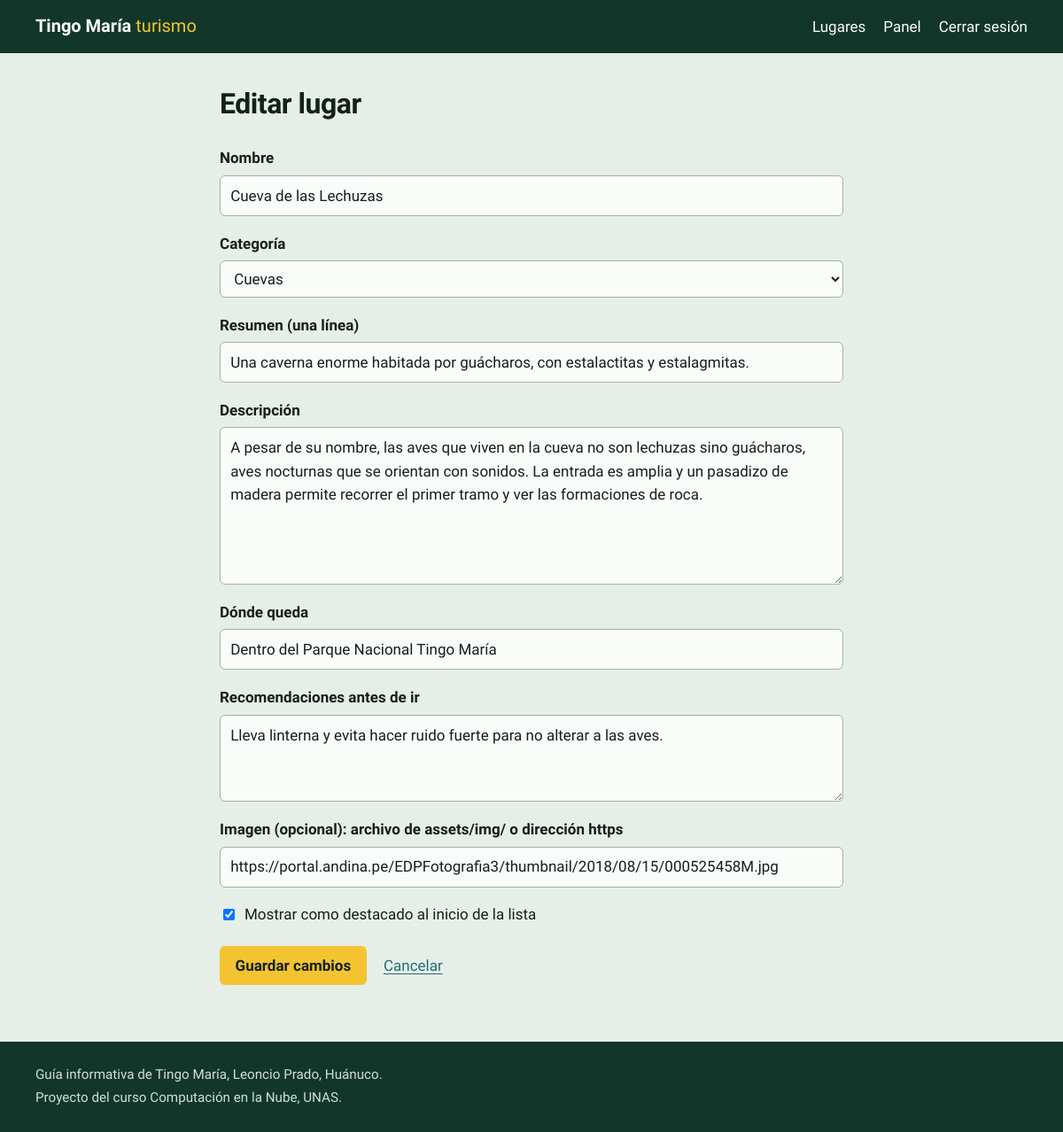
Page /admin/form.php?id=3 (signed in) on the committed database.
### tables this page shows
CREATE TABLE lugares (
  id              INT UNSIGNED AUTO_INCREMENT PRIMARY KEY,
  categoria_id    INT UNSIGNED NOT NULL,
  nombre          VARCHAR(120) NOT NULL,
  resumen         VARCHAR(255) NOT NULL,
  descripcion     TEXT NOT NULL,
  ubicacion       VARCHAR(200) NOT NULL DEFAULT '',
  recomendaciones TEXT NULL,
  imagen_url      VARCHAR(500) NULL,
  destacado       TINYINT(1) NOT NULL DEFAULT 0,
  creado_en       TIMESTAMP NOT NULL DEFAULT CURRENT_TIMESTAMP,
  CONSTRAINT fk_lugar_categoria FOREIGN KEY (categoria_id) REFERENCES categorias(id)
);

CREATE TABLE categorias (
  id     INT UNSIGNED AUTO_INCREMENT PRIMARY KEY,
  nombre VARCHAR(60) NOT NULL UNIQUE
);

### includes/db.php (called while the page is built, shortened)
<?php
function db(): PDO
{
    static $pdo = null;
    if ($pdo === null) {
        $dsn = 'mysql:host=' . DB_HOST . ';dbname=' . DB_NAME . ';charset=utf8mb4';
        try {
            $pdo = new PDO($dsn, DB_USER, DB_PASS, [
                PDO::ATTR_ERRMODE            => PDO::ERRMODE_EXCEPTION,
                PDO::ATTR_DEFAULT_FETCH_MODE => PDO::FETCH_ASSOC,
                PDO::ATTR_EMULATE_PREPARES   => false,
            ]);
        } catch (PDOException $ex) {
            error_log('Error de conexión a la BD: ' . $ex->getMessage());
            http_response_code(500);
            exit('No se pudo conectar a la base de datos. Revisa los datos de config.php.');
        }
    }
    return $pdo;
}

### includes/funciones.php (called while the page is built, shortened)
<?php
require_once __DIR__ . '/db.php';
function e(?string $texto): string
{
    return htmlspecialchars($texto ?? '', ENT_QUOTES, 'UTF-8');
}
function categorias(): array
{
    return db()->query('SELECT id, nombre FROM categorias ORDER BY nombre')->fetchAll();
}

### admin/form.php (the view, shortened to what this page needs)
<?php
require_once __DIR__ . '/../includes/funciones.php';
$id   = isset($_GET['id']) ? (int) $_GET['id'] : 0;
$cats = categorias();
$lugar = ['categoria_id' => 0, 'nombre' => '', 'resumen' => '', 'descripcion' => '',
          'ubicacion' => '', 'recomendaciones' => '', 'imagen_url' => '', 'destacado' => 0];
if ($id > 0) {
    $stmt = db()->prepare('SELECT * FROM lugares WHERE id = ?');
    $stmt->execute([$id]);
    $encontrado = $stmt->fetch();
    $lugar = $encontrado;
}
require __DIR__ . '/../includes/header.php';
?>
<section class="contenedor panel panel--medio">
    <h1><?= $id > 0 ? 'Editar lugar' : 'Agregar lugar' ?></h1>
    <form method="post" class="formulario">
        <label for="nombre">Nombre</label>
        <input id="nombre" name="nombre" maxlength="120" required value="<?= e($lugar['nombre']) ?>">
        <label for="categoria_id">Categoría</label>
        <select id="categoria_id" name="categoria_id" required>
            <?php foreach ($cats as $c): ?>
                <option value="<?= (int) $c['id'] ?>" <?= (int) $lugar['categoria_id'] === (int) $c['id'] ? 'selected' : '' ?>><?= e($c['nombre']) ?></option>
            <?php endforeach; ?>
        </select>
        <label for="resumen">Resumen (una línea)</label>
        <input id="resumen" name="resumen" maxlength="255" required value="<?= e($lugar['resumen']) ?>">
        <label for="descripcion">Descripción</label>
        <textarea id="descripcion" name="descripcion" rows="6" required><?= e($lugar['descripcion']) ?></textarea>
        <label for="ubicacion">Dónde queda</label>
        <input id="ubicacion" name="ubicacion" maxlength="200" value="<?= e($lugar['ubicacion']) ?>">
        <label for="recomendaciones">Recomendaciones antes de ir</label>
        <textarea id="recomendaciones" name="recomendaciones" rows="3"><?= e($lugar['recomendaciones']) ?></textarea>
        <label for="imagen_url">Imagen (opcional): archivo de assets/img/ o dirección https</label>
        <input id="imagen_url" name="imagen_url" maxlength="500" placeholder="assets/img/foto.jpg" value="<?= e($lugar['imagen_url']) ?>">
        <label class="casilla">
            <input type="checkbox" name="destacado" <?= $lugar['destacado'] ? 'checked' : '' ?>>
            Mostrar como destacado al inicio de la lista
        </label>
        <div class="formulario__acciones">
            <button class="boton" type="submit"><?= $id > 0 ? 'Guardar cambios' : 'Agregar lugar' ?></button>
            <a href="index.php">Cancelar</a>
        </div>
    </form>
</section>
<?php require __DIR__ . '/../includes/footer.php'; ?>

### assets/css/estilos.css (style rules this page uses)
:root { --selva: #12372a; --rio: #1f6f78; --niebla: #e6eee8; --papel: #fafcfa; --guacamayo: #f4c430; --tinta: #14201a; --tinta-suave: #4b5a52; --peligro: #a3261b; --fuente: "Bricolage Grotesque", "Segoe UI", "Helvetica Neue", Arial, sans-serif; }
*, *::before, *::after { box-sizing: border-box; }
body { margin: 0; font-family: var(--fuente); font-size: 1.0625rem; line-height: 1.55; color: var(--tinta); background: var(--niebla); }
a { color: var(--rio); text-underline-offset: 0.18em; }
h1, h2 { line-height: 1.1; margin: 0 0 0.5rem; letter-spacing: -0.015em; }
.contenedor { width: min(1120px, 100% - 2.5rem); margin-inline: auto; }
input, select, textarea, button { font: inherit; color: inherit; }
input:not([type="checkbox"]), select, textarea { width: 100%; padding: 0.55rem 0.7rem; border: 1.5px solid #9fb3a6; border-radius: 6px; background: var(--papel); }
.buscador button, .boton { display: inline-block; padding: 0.55rem 1.1rem; border: 0; border-radius: 6px; cursor: pointer; background: var(--guacamayo); color: var(--tinta); font-weight: 700; text-decoration: none; }
.panel { padding-block: 2.5rem 4rem; }
.panel--medio { max-width: 44rem; }
.panel h1 { font-size: 2rem; font-weight: 800; margin-bottom: 1.2rem; }
.formulario { display: grid; gap: 0.4rem; }
.formulario label { font-weight: 600; margin-top: 0.7rem; }
.formulario .casilla { font-weight: 400; display: flex; gap: 0.5rem; align-items: center; }
.formulario .boton { margin-top: 1rem; justify-self: start; }
.formulario__acciones { display: flex; gap: 1.2rem; align-items: baseline; }
body { min-height: 100vh; display: flex; flex-direction: column; }

### rows in the picture
lugares: nombre "Cueva de las Lechuzas", categoria_id "Cuevas", resumen "Una caverna enorme habitada por guácharos, con estalactitas y estalagmitas.", descripcion "A pesar de su nombre, las aves que viven en la cueva no son lechuzas sino guácharos, aves nocturnas que se orientan con sonidos. La entrada es amplia y un pasadizo de madera permite recorrer el primer tramo y ver las formaciones de roca.", ubicacion "Dentro del Parque Nacional Tingo María", recomendaciones "Lleva linterna y evita hacer ruido fuerte para no alterar a las aves.", imagen_url "https://portal.andina.pe/EDPFotografia3/thumbnail/2018/08/15/000525458M.jpg", destacado "☑"
